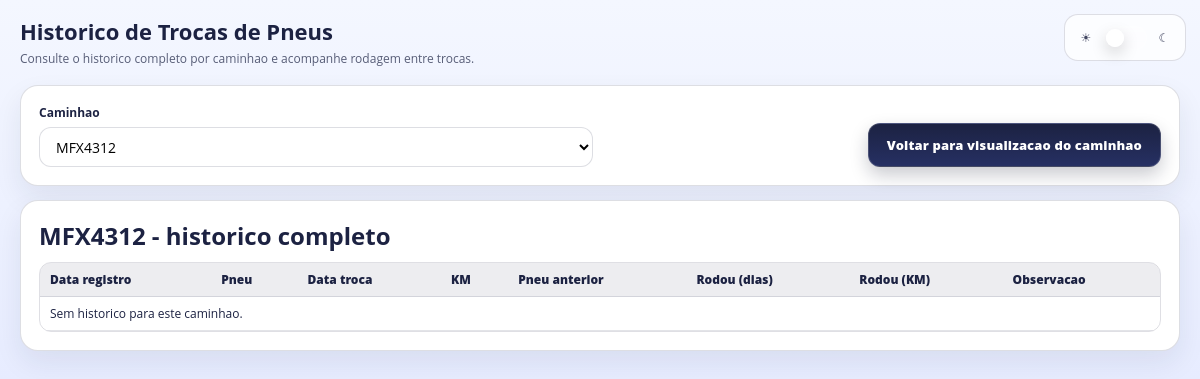
Page /logistica/pneus/historico/ (signed in) on the earlier database version.
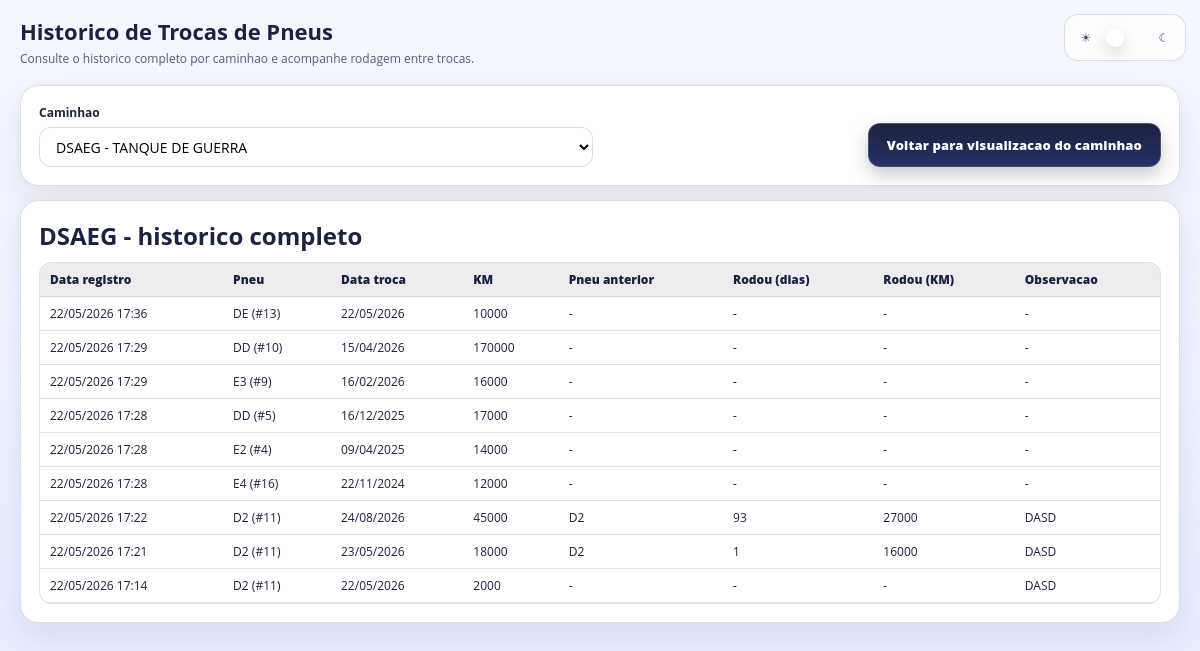
Same page on the later database version.
### hqbooking/models.py (models this page shows, shortened)
class Truck(models.Model):
    identifier = models.CharField(max_length=80, unique=True)
    model_template = models.ForeignKey(
        "TruckModelTemplate",
        on_delete=models.SET_NULL,
        null=True,
        blank=True,
        related_name="trucks",
    )
    tire_count = models.PositiveIntegerField(default=6)
    layout_model = models.CharField(max_length=30, default="BASCULANTE_10")
    created_at = models.DateTimeField(auto_now_add=True)
    updated_at = models.DateTimeField(auto_now=True)
    class Meta:
        ordering = ["identifier", "id"]

class TruckTireChangeHistory(models.Model):
    truck = models.ForeignKey(Truck, on_delete=models.CASCADE, related_name="tire_history")
    tire_number = models.PositiveIntegerField()
    tire_code = models.CharField(max_length=12, blank=True, null=True)
    changed_on = models.DateField(blank=True, null=True)
    odometer_km = models.PositiveIntegerField(blank=True, null=True)
    previous_tire_code = models.CharField(max_length=12, blank=True, null=True)
    previous_changed_on = models.DateField(blank=True, null=True)
    previous_odometer_km = models.PositiveIntegerField(blank=True, null=True)
    run_days = models.PositiveIntegerField(blank=True, null=True)
    run_km = models.PositiveIntegerField(blank=True, null=True)
    note = models.CharField(max_length=180, blank=True, null=True)
    created_at = models.DateTimeField(auto_now_add=True)
    class Meta:
        ordering = ["-created_at", "-id"]

### hqbooking/views.py (the view)
# urls.py: path("logistica/pneus/historico/", views.truck_tire_history_page, name="truck_tire_history"),
def truck_tire_history_page(request):
    trucks_qs = Truck.objects.select_related("model_template").all().order_by("identifier")
    selected_truck = None
    truck_id = (request.GET.get("truck") or "").strip()
    if truck_id.isdigit():
        selected_truck = trucks_qs.filter(pk=int(truck_id)).first()
    if not selected_truck:
        selected_truck = trucks_qs.first()
    history_rows = []
    if selected_truck:
        history_rows = list(
            TruckTireChangeHistory.objects.filter(truck=selected_truck).order_by("-created_at", "-id")[:1000]
        )
    return render(
        request,
        "hqbooking/truck_tire_history.html",
        {
            "trucks": trucks_qs,
            "selected_truck": selected_truck,
            "history_rows": history_rows,
        },
    )

### tiqueue/context_processors.py (called while the page is built)
def system_config(request):
    cfg = SystemConfig.objects.order_by("-updated_at", "-id").first()
    return {
        "sidebar_system_version": (cfg.system_version if cfg and cfg.system_version else ""),
    }

### templates/hqbooking/truck_tire_history.html (shortened to what this page needs)
{% load static %}
<!DOCTYPE html>
<html lang="pt-BR">
<head>
    <link rel="stylesheet" href="{% static '/style/theme.css' %}">
    <link rel="stylesheet" href="{% static '/style/hqbooking.css' %}">
</head>
<body class="hq-page">
    <div class="theme-fab" aria-label="Tema">
        <div class="theme-toggle">
            <span class="theme-icon" aria-hidden="true">&#9728;</span>
            <label class="theme-switch" title="Alternar tema">
                <span class="theme-slider"></span>
            </label>
            <span class="theme-icon" aria-hidden="true">&#9790;</span>
        </div>
    </div>
    <div class="hq-container hq-truck-page hq-truck-wide">
        <header class="hq-header">
            <div>
                <h1 class="hq-title">Historico de Trocas de Pneus</h1>
                <p class="hq-subtitle">Consulte o historico completo por caminhao e acompanhe rodagem entre trocas.</p>
            </div>
        </header>
        <section class="hq-card">
            <form method="GET" class="hq-form hq-form-grid hq-truck-filter-grid">
                <div class="hq-field">
                    <label class="hq-label" for="truck_select">Caminhao</label>
                    <select class="hq-input" id="truck_select" name="truck" onchange="this.form.submit()">
                        {% for t in trucks %}
                            <option value="{{ t.id }}" {% if selected_truck and selected_truck.id == t.id %}selected{% endif %}>
                                {{ t.identifier }}{% if t.model_template %} - {{ t.model_template.name }}{% endif %}
                            </option>
                        {% endfor %}
                    </select>
                </div>
                <div class="hq-actions truck-filter-actions">
                    {% if selected_truck %}
                        <a class="hq-button truck-new-truck-btn" href="{% url 'truck_tire_control' %}?tab=trucks&truck={{ selected_truck.id }}">Voltar para visualizacao do caminhao</a>
                    {% else %}
                        <a class="hq-button truck-new-truck-btn" href="{% url 'truck_tire_control' %}?tab=trucks">Voltar para visualizacao do caminhao</a>
                    {% endif %}
                </div>
            </form>
        </section>
        <section class="hq-card">
            <h2 class="hq-card-title">
                {% if selected_truck %}
                    {{ selected_truck.identifier }} - historico completo
                {% else %}
                    Historico
                {% endif %}
            </h2>
            <div class="hq-history-table-wrap">
                <table class="hq-history-table">
                    <thead>
                        <tr>
                            <th>Data registro</th>
                            <th>Pneu</th>
                            <th>Data troca</th>
                            <th>KM</th>
                            <th>Pneu anterior</th>
                            <th>Rodou (dias)</th>
                            <th>Rodou (KM)</th>
                            <th>Observacao</th>
                        </tr>
                    </thead>
                    <tbody>
                        {% for h in history_rows %}
                            <tr>
                                <td>{{ h.created_at|date:"d/m/Y H:i" }}</td>
                                <td>{{ h.tire_code|default:"-" }} (#{{ h.tire_number }})</td>
                                <td>{% if h.changed_on %}{{ h.changed_on|date:"d/m/Y" }}{% else %}-{% endif %}</td>
                                <td>{% if h.odometer_km %}{{ h.odometer_km }}{% else %}-{% endif %}</td>
                                <td>{{ h.previous_tire_code|default:"-" }}</td>
                                <td>{% if h.run_days is not None %}{{ h.run_days }}{% else %}-{% endif %}</td>
                                <td>{% if h.run_km is not None %}{{ h.run_km }}{% else %}-{% endif %}</td>
                                <td>{{ h.note|default:"-" }}</td>
                            </tr>
                        {% empty %}
                            <tr><td colspan="8">Sem historico para este caminhao.</td></tr>
                        {% endfor %}
                    </tbody>
                </table>
            </div>
        </section>
    </div>
</body>
</html>

### connect/static/style/theme.css (style rules this page uses)
:root { --page-bg: #eef0fc; --page-text: #1c2242; --title-text: #1c2242; --muted-text: rgba(28, 34, 66, 0.72); --surface-1: rgba(255, 255, 255, 0.95); --surface-2: rgba(255, 255, 255, 0.85); --surface-border: rgba(28, 34, 66, 0.10); --surface-shadow: 0 10px 24px rgba(28, 34, 66, 0.08); --accent: #00bf63; --accent-2: #5cd6a3; }
.theme-toggle { display: inline-flex; align-items: center; gap: 8px; user-select: none; }
.theme-toggle .theme-icon { width: 18px; text-align: center; font-size: 12px; opacity: 0.9; color: currentColor; }
.theme-switch { position: relative; width: 44px; height: 24px; display: inline-block; }
.theme-slider { position: absolute; inset: 0; border-radius: 999px; background: rgba(255, 255, 255, 0.14); border: 1px solid rgba(255, 255, 255, 0.18); transition: background-color 0.2s ease, border-color 0.2s ease, box-shadow 0.2s ease; }
.theme-slider::before { content: ""; position: absolute; width: 18px; height: 18px; left: 2px; top: 50%; transform: translateY(-50%); border-radius: 999px; background: rgba(255, 255, 255, 0.92); box-shadow: 0 6px 16px rgba(0, 0, 0, 0.18); transition: transform 0.2s ease, background-color 0.2s ease; }
.theme-fab { position: fixed; top: 14px; right: 14px; z-index: 1200; padding: 10px 12px; border-radius: 14px; background: rgba(0, 0, 0, 0.18); border: 1px solid rgba(255, 255, 255, 0.14); color: rgba(255, 255, 255, 0.92); backdrop-filter: blur(8px); }
html[data-theme="light"] .theme-fab { background: rgba(255, 255, 255, 0.75); border-color: rgba(28, 34, 66, 0.14); color: rgba(28, 34, 66, 0.92); }
* { scrollbar-width: thin; scrollbar-color: rgba(0, 191, 99, 0.9) rgba(28, 34, 66, 0.18); }

Differences in the rows shown:
no longer on this page (row unchanged): Truck: identifier "MFX4312"
added Truck: identifier "DSAEG"
added TruckTireChangeHistory: created_at "22/05/2026 17:36", tire_code "DE", tire_number "13", changed_on "22/05/2026", odometer_km "10000", previous_tire_code "-", note "-"
added TruckTireChangeHistory: created_at "22/05/2026 17:29", tire_code "DD", tire_number "10", changed_on "15/04/2026", odometer_km "170000", previous_tire_code "-", note "-"
added TruckTireChangeHistory: created_at "22/05/2026 17:29", tire_code "E3", tire_number "9", changed_on "16/02/2026", odometer_km "16000", previous_tire_code "-", note "-"
added TruckTireChangeHistory: created_at "22/05/2026 17:28", tire_code "DD", tire_number "5", changed_on "16/12/2025", odometer_km "17000", previous_tire_code "-", note "-"
added TruckTireChangeHistory: created_at "22/05/2026 17:28", tire_code "E2", tire_number "4", changed_on "09/04/2025", odometer_km "14000", previous_tire_code "-", note "-"
added TruckTireChangeHistory: created_at "22/05/2026 17:28", tire_code "E4", tire_number "16", changed_on "22/11/2024", odometer_km "12000", previous_tire_code "-", note "-"
added TruckTireChangeHistory: created_at "22/05/2026 17:22", tire_code "D2", tire_number "11", changed_on "24/08/2026", odometer_km "45000", previous_tire_code "D2", run_days "93", run_km "27000", note "DASD"
added TruckTireChangeHistory: created_at "22/05/2026 17:21", tire_code "D2", tire_number "11", changed_on "23/05/2026", odometer_km "18000", previous_tire_code "D2", run_days "1", run_km "16000", note "DASD"
added TruckTireChangeHistory: created_at "22/05/2026 17:14", tire_code "D2", tire_number "11", changed_on "22/05/2026", odometer_km "2000", previous_tire_code "-", note "DASD"
Other differences:
form field truck: "MFX4312" → "DSAEG - TANQUE DE GUERRA"
text no longer shown: "Sem historico para este caminhao."
